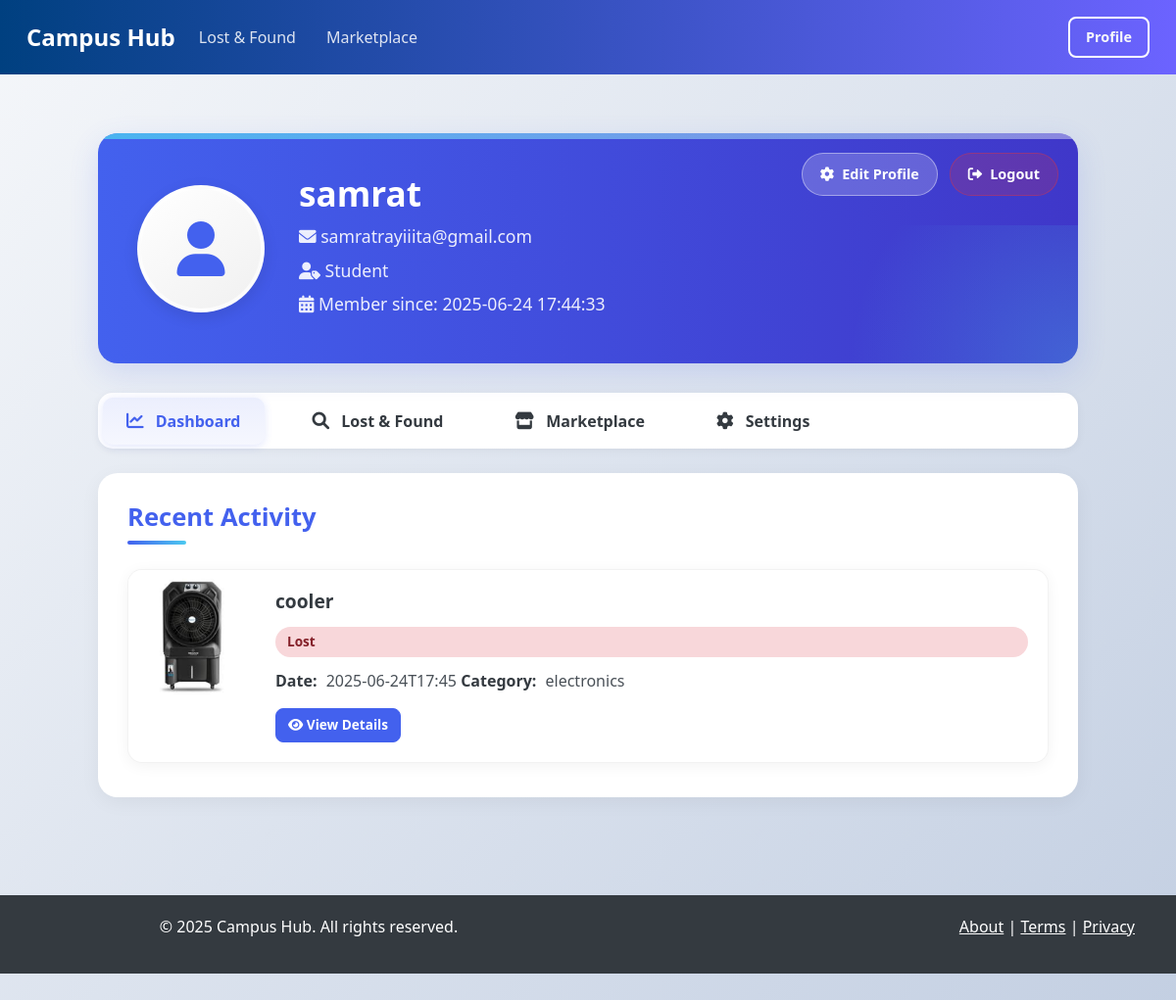
Page /auth/profile (signed in) on the committed database.
### tables this page shows
CREATE TABLE user (
            id INTEGER PRIMARY KEY AUTOINCREMENT,
            username TEXT UNIQUE NOT NULL,
            password TEXT NOT NULL,
            email TEXT UNIQUE,
            role TEXT DEFAULT 'student',
            created_at TEXT DEFAULT CURRENT_TIMESTAMP,
            is_admin INTEGER DEFAULT 0
        , is_confirmed INTEGER DEFAULT 0);

CREATE TABLE lost_found_item (
            id INTEGER PRIMARY KEY AUTOINCREMENT,
            name TEXT NOT NULL,
            description TEXT,
            category TEXT,
            status TEXT NOT NULL,
            priority INTEGER DEFAULT 1,
            image_path TEXT,
            date TEXT NOT NULL,
            location TEXT,
            contact_info TEXT,
            latitude REAL,
            longitude REAL,
            user_id INTEGER NOT NULL, found_by INTEGER, claimed_by INTEGER,
            FOREIGN KEY (user_id) REFERENCES user (id)
        );

### blueprints/auth/routes.py (the view, shortened to what this page needs)
@auth_bp.route('/profile', methods=['GET', 'POST'])
@login_required
def profile():
    user = models.get_user_by_id(current_user.id)
    if user and 'created_at' not in user:
        user['created_at'] = datetime.now().strftime('%B %Y')  # Default value
    if user and 'role' not in user:
        user['role'] = 'student'  # Default value
    lost_found_items = models.get_lost_found_items(filters={'user_id': current_user.id})
    marketplace_items = models.get_marketplace_items(filters={'user_id': current_user.id})
    recent_items = []
    for item in lost_found_items[:5]:
        item['type'] = 'lost_found'
        recent_items.append(item)
    for item in marketplace_items[:5]:
        item['type'] = 'marketplace'
        recent_items.append(item)
    recent_items.sort(key=lambda x: x['date'], reverse=True)
    recent_items = recent_items[:10]  # Limit to 10 items
    return render_template('auth/profile.html', user=user,
                          lost_found_items=lost_found_items,
                          marketplace_items=marketplace_items,
                          recent_items=recent_items)

### Main.py (called while the page is built)
@login_manager.user_loader
def load_user(user_id):
    user = models.get_user_by_id(user_id)
    if user:
        return models.User(user['id'])
    return None

@app.context_processor
def inject_user_info():
    if current_user.is_authenticated:
        user = models.get_user_by_id(current_user.id)
        if user:
            return {'get_user_info': lambda: user}
    return {'get_user_info': lambda: None}

### models.py (called while the page is built)
def get_db_connection():
    conn = sqlite3.connect(DB_PATH)
    conn.row_factory = sqlite3.Row
    conn.execute('PRAGMA foreign_keys = ON')
    conn.execute('PRAGMA journal_mode = WAL')
    return conn

def get_user_by_id(user_id):
    conn = get_db_connection()
    cur = conn.cursor()
    cur.execute('SELECT * FROM user WHERE id = ?', (user_id,))
    user = cur.fetchone()
    conn.close()
    return dict(user) if user else None

def get_lost_found_items(order_by=None, filters=None):
    conn = get_db_connection()
    cur = conn.cursor()
    query = '''
        SELECT i.*, u.username
        FROM lost_found_item i
        JOIN user u ON i.user_id = u.id
    '''
    params = []
    if filters:
        conditions = []
        for key, value in filters.items():
            conditions.append(f"i.{key} = ?")
            params.append(value)
        if conditions:
            query += " WHERE " + " AND ".join(conditions)
    if order_by:
        query += f" ORDER BY i.{order_by}"
    cur.execute(query, params)
    items = [dict(row) for row in cur.fetchall()]
    conn.close()
    return items

### templates/auth/profile.html (shortened to what this page needs)
{% extends "base.html" %}
{% block content %}
<div class="profile-container">
  <div class="profile-header">
    <div class="header-buttons">
      <button class="edit-profile" type="button" data-bs-toggle="tab" data-bs-target="#settings">
        <i class="fas fa-cog"></i> Edit Profile
      </button>
      <a href="{{ url_for('auth.logout') }}" class="logout-btn">
        <i class="fas fa-sign-out-alt"></i> Logout
      </a>
    </div>
    <div class="profile-header-content">
      <div class="profile-img">
        <i class="fas fa-user"></i>
      </div>
      <div class="profile-info">
        <h1>{{ user.username }}</h1>
        <p><i class="fas fa-envelope"></i> {{ user.email }}</p>
        <p><i class="fas fa-user-tag"></i> {{ user.role|capitalize }}</p>
        <p><i class="fas fa-calendar-alt"></i> Member since: {{ user.created_at }}</p>
      </div>
    </div>
  </div>
  <ul class="nav nav-tabs" id="profileTabs" role="tablist">
    <li class="nav-item" role="presentation">
      <button class="nav-link active" id="dashboard-tab" data-bs-toggle="tab" data-bs-target="#dashboard" type="button" role="tab">
        <i class="fas fa-chart-line"></i> Dashboard
      </button>
    </li>
    <li class="nav-item" role="presentation">
      <button class="nav-link" id="lost-found-tab" data-bs-toggle="tab" data-bs-target="#lost-found" type="button" role="tab">
        <i class="fas fa-search"></i> Lost & Found
      </button>
    </li>
    <li class="nav-item" role="presentation">
      <button class="nav-link" id="marketplace-tab" data-bs-toggle="tab" data-bs-target="#marketplace" type="button" role="tab">
        <i class="fas fa-store"></i> Marketplace
      </button>
    </li>
    <li class="nav-item" role="presentation">
      <button class="nav-link" id="settings-tab" data-bs-toggle="tab" data-bs-target="#settings" type="button" role="tab">
        <i class="fas fa-cog"></i> Settings
      </button>
    </li>
  </ul>
  <div class="tab-content" id="profileTabsContent">
    <div class="tab-pane fade show active" id="dashboard" role="tabpanel">
      <h3>Recent Activity</h3>
      <div class="item-list">
        {% if recent_items %}
          {% for item in recent_items %}
            <div class="item-card">
              <img src="{{ url_for('static', filename=item.image_path[1:]) if item.image_path else 'https://dummyimage.com/120x120/cccccc/000000.png&text=No+Image' }}"
                   alt="{{ item.name }}" class="item-img">
              <div class="item-content">
                <h4 class="item-title">{{ item.name }}</h4>
                <span class="item-status status-{{ item.status }}">
                  {{ item.status|capitalize }}
                </span>
                <div class="item-details">
                  <strong>Date:</strong> {{ item.date }}
                  <strong>Category:</strong> {{ item.category }}
                </div>
                <div class="item-actions">
                  {% if item.type == 'lost_found' %}
                    <a href="{{ url_for('lost_and_found.item_detail', item_id=item.id) }}" class="btn btn-sm btn-primary">
                      <i class="fas fa-eye"></i> View Details
                    </a>
                  {% else %}
                    <a href="{{ url_for('marketplace.item_detail', item_id=item.id) }}" class="btn btn-sm btn-primary">
                      <i class="fas fa-eye"></i> View Details
                    </a>
                  {% endif %}
                </div>
              </div>
            </div>
          {% endfor %}
        {% endif %}
      </div>
    </div>
  </div>
</div>
{% endblock %}

### templates/base.html (style rules this page uses)
body { font-family: 'Arial', sans-serif; background-color: #f9fafc; color: #343a40; }
.nav-link { color: rgba(255, 255, 255, 0.85) !important; margin-right: 15px; transition: color 0.3s; }
.nav-link.active { font-weight: bold; color: white !important; }

### rows in the picture
user: username "samrat", email "samratrayiiita@gmail.com", role "Student", created_at "2025-06-24 17:44:33"
lost_found_item: image_path (picture), name "cooler", status "Lost", date "2025-06-24T17:45", category "electronics"
